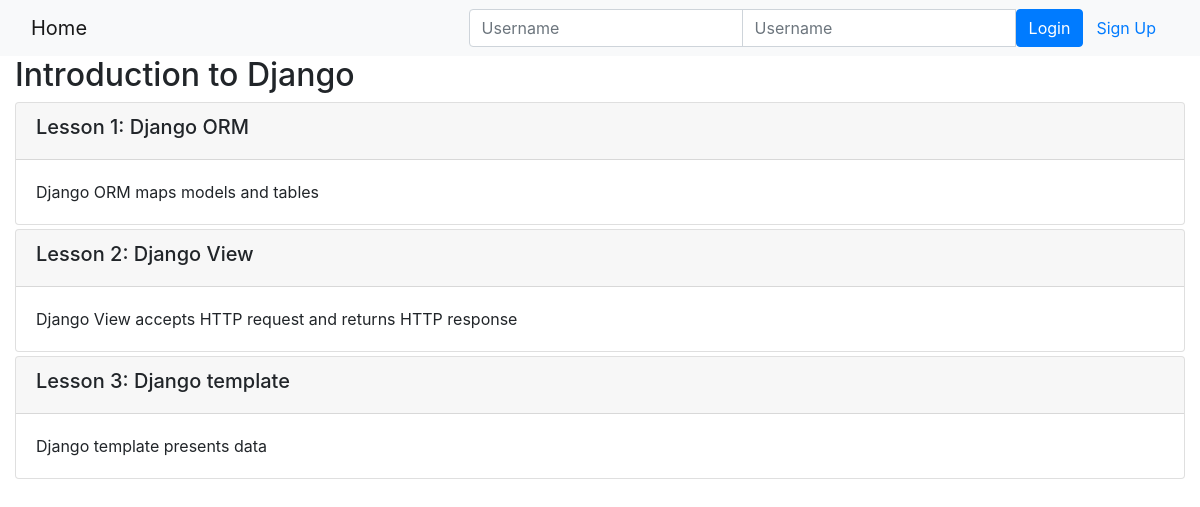
Page /onlinecourse/1/ on the committed database.
### onlinecourse/models.py (models this page shows, shortened)
class Course(models.Model):
    name = models.CharField(null=False, max_length=30, default='online course')
    image = models.ImageField(upload_to='course_images/')
    description = models.CharField(max_length=1000)
    pub_date = models.DateField(null=True)
    instructors = models.ManyToManyField(Instructor)
    users = models.ManyToManyField(settings.AUTH_USER_MODEL, through='Enrollment')
    total_enrollment = models.IntegerField(default=0)
    is_enrolled = False

class Lesson(models.Model):
    title = models.CharField(max_length=200, default="title")
    order = models.IntegerField(default=0)
    course = models.ForeignKey(Course, on_delete=models.CASCADE)
    content = models.TextField()

### onlinecourse/views.py (the view)
# urls.py: path('<int:pk>/', views.CourseDetailView.as_view(), name='course_details'),
class CourseDetailView(generic.DetailView):
    model = Course
    template_name = 'onlinecourse/course_detail_bootstrap.html'

### onlinecourse/templates/onlinecourse/course_detail_bootstrap.html (shortened to what this page needs)
<!DOCTYPE html>
<html lang="en">
<head>
     {% load static %}
    <link rel="stylesheet" href="https://maxcdn.bootstrapcdn.com/bootstrap/4.5.2/css/bootstrap.min.css">
</head>
<body>
    <nav class="navbar navbar-light bg-light">
        <div class="container-fluid">
            <div class="navbar-header">
                  <a class="navbar-brand" href="{% url 'onlinecourse:index' %}">Home</a>
            </div>
            <ul class="nav navbar-nav navbar-right">
                {% if user.is_authenticated %}
                <li>
                    <a class="btn btn-link" href="#">{{ user.first_name }}({{ user.username }})</a>
                    <a class="btn btn-link" href="{% url 'onlinecourse:logout' %}">Logout</a>
                </li>
                {% else %}
                <li>
                    <form class="form-inline" action="{% url 'onlinecourse:login' %}" method="post">
                        <div class="input-group">
                            <input type="text" class="form-control" placeholder="Username" name="username" >
                            <input type="password" class="form-control" placeholder="Username" name="psw" >
                            <button class="btn btn-primary" type="submit">Login</button>
                            <a class="btn btn-link" href="{% url 'onlinecourse:registration' %}">Sign Up</a>
                        </div>
                    </form>
                </li>
                {% endif %}
            </ul>
        </div>
    </nav>
    <div class="container-fluid">
            <h2>{{ course.name }}</h2>
            <div class="card-columns-vertical">
                {% for lesson in course.lesson_set.all %}
                    <div class="card mt-1">
                        <div class="card-header"><h5>Lesson {{lesson.order|add:1}}: {{lesson.title}}</h5></div>
                        <div class="card-body">{{lesson.content}}</div>
                    </div>
                {% endfor %}
            </div>
    </div>
</body>
</html>

### rows in the picture
Course: name "Introduction to Django"
Lesson: order|add "1", title "Django ORM", content "Django ORM maps models and tables"
Lesson: order|add "2", title "Django View", content "Django View accepts HTTP request and returns HTTP response"
Lesson: order|add "3", title "Django template", content "Django template presents data"
